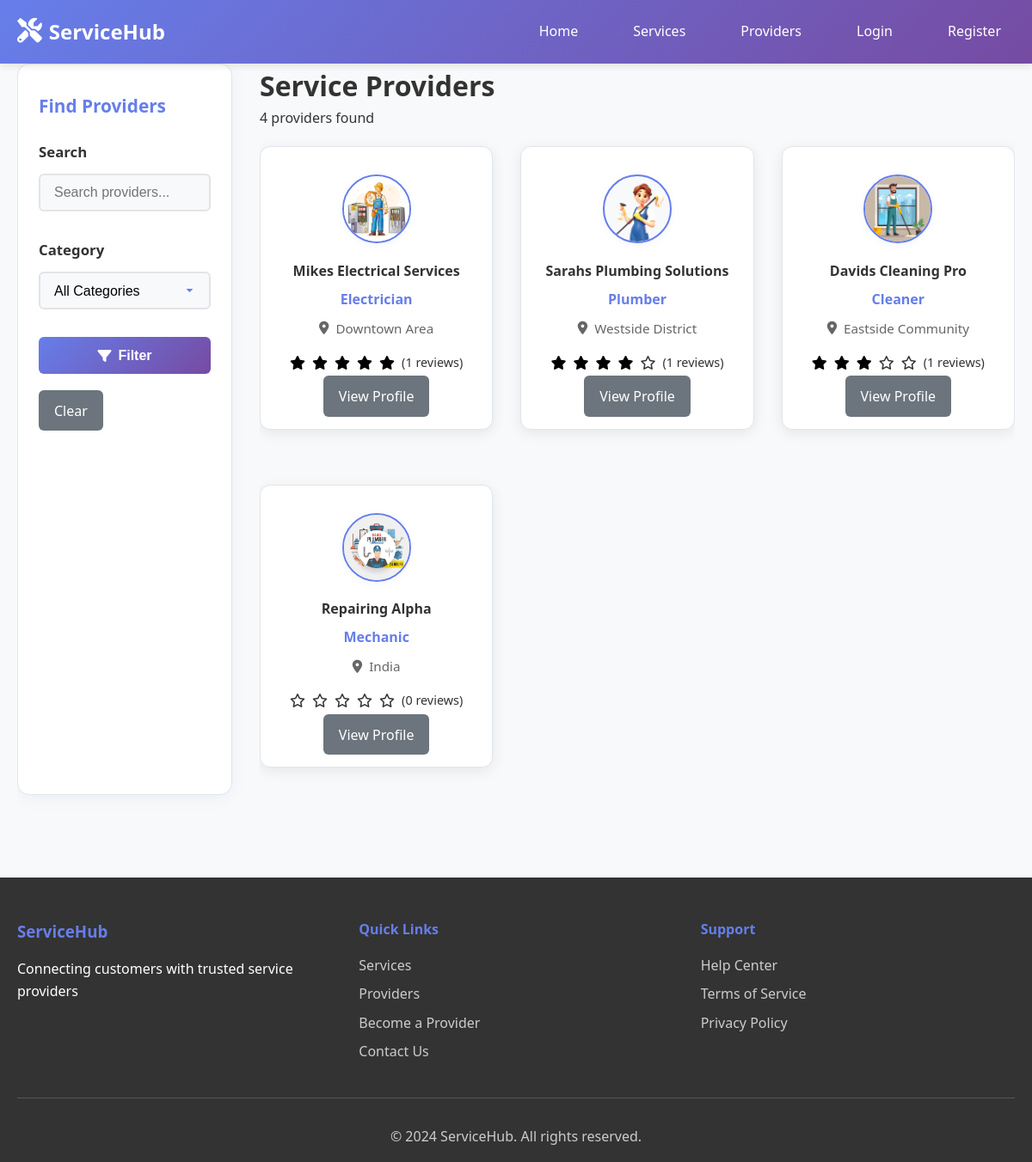
The page /providers.php on the database its author committed.
### tables this page shows
CREATE TABLE `providers` (
  `id` int(11) NOT NULL,
  `user_id` int(11) NOT NULL,
  `business_name` varchar(100) NOT NULL,
  `service_category` enum('electrician','plumber','photographer','cleaner','gardener','painter','carpenter','mechanic','tutor','designer') NOT NULL,
  `description` text DEFAULT NULL,
  `location` varchar(255) NOT NULL,
  `phone` varchar(20) NOT NULL,
  `hourly_rate` decimal(10,2) NOT NULL,
  `kyc_document` varchar(255) DEFAULT NULL,
  `status` enum('pending','approved','rejected') NOT NULL DEFAULT 'pending',
  `rating` decimal(3,2) DEFAULT 0.00,
  `total_reviews` int(11) DEFAULT 0,
  `created_at` timestamp NOT NULL DEFAULT current_timestamp(),
  `updated_at` timestamp NOT NULL DEFAULT current_timestamp() ON UPDATE current_timestamp()
);

CREATE TABLE `users` (
  `id` int(11) NOT NULL,
  `username` varchar(50) NOT NULL,
  `email` varchar(100) NOT NULL,
  `password` varchar(255) NOT NULL,
  `role` enum('admin','provider','customer') NOT NULL DEFAULT 'customer',
  `status` enum('active','inactive','suspended') NOT NULL DEFAULT 'active',
  `profile_image` varchar(255) DEFAULT NULL,
  `phone` varchar(20) DEFAULT NULL,
  `address` text DEFAULT NULL,
  `created_at` timestamp NOT NULL DEFAULT current_timestamp(),
  `updated_at` timestamp NOT NULL DEFAULT current_timestamp() ON UPDATE current_timestamp()
);

### includes/functions.php (called while the page is built, shortened)
<?php
function get_service_categories() {
    return [
        'electrician' => 'Electrician',
        'plumber' => 'Plumber',
        'photographer' => 'Photographer',
        'cleaner' => 'Cleaner',
        'gardener' => 'Gardener',
        'painter' => 'Painter',
        'carpenter' => 'Carpenter',
        'mechanic' => 'Mechanic',
        'tutor' => 'Tutor',
        'designer' => 'Designer'
    ];
}
?>

### providers.php (the view, shortened to what this page needs)
<?php
require_once 'config/database.php';
require_once 'includes/functions.php';
$search = isset($_GET['search']) ? sanitize_input($_GET['search']) : '';
$page = isset($_GET['page']) ? intval($_GET['page']) : 1;
$per_page = 12;
$offset = ($page - 1) * $per_page;
$where_conditions = ["p.status = 'approved'"];
$params = [];
$param_types = '';
$where_clause = implode(' AND ', $where_conditions);
$count_query = "SELECT COUNT(DISTINCT p.id) as total
                FROM providers p
                JOIN users u ON p.user_id = u.id
                WHERE $where_clause";
if (!empty($params)) {
    $count_stmt = mysqli_prepare($conn, $count_query);
    mysqli_stmt_bind_param($count_stmt, $param_types, ...$params);
    mysqli_stmt_execute($count_stmt);
    $count_result = mysqli_stmt_get_result($count_stmt);
} else {
    $count_result = mysqli_query($conn, $count_query);
}
$total_records = mysqli_fetch_assoc($count_result)['total'];
$query = "SELECT p.*, u.profile_image, AVG(r.rating) as avg_rating, COUNT(DISTINCT r.id) as review_count
          FROM providers p
          JOIN users u ON p.user_id = u.id
          LEFT JOIN reviews r ON p.id = r.provider_id AND r.status = 'active'
          WHERE $where_clause
          GROUP BY p.id
          ORDER BY avg_rating DESC, review_count DESC
          LIMIT ? OFFSET ?";
$params[] = $per_page;
$params[] = $offset;
$param_types .= 'ii';
$stmt = mysqli_prepare($conn, $query);
if (!empty($param_types)) {
    mysqli_stmt_bind_param($stmt, $param_types, ...$params);
}
mysqli_stmt_execute($stmt);
$result = mysqli_stmt_get_result($stmt);
$categories = get_service_categories();
?>
<!DOCTYPE html>
<html lang="en">
<head>
    <link rel="stylesheet" href="assets/css/style.css">
    <link href="https://cdnjs.cloudflare.com/ajax/libs/font-awesome/6.0.0/css/all.min.css" rel="stylesheet">
</head>
<body>
    <nav class="navbar">
        <div class="nav-container">
            <div class="nav-logo">
                <a href="index.php">
                    <i class="fas fa-tools"></i>
                    <span>ServiceHub</span>
                </a>
            </div>
            <div class="nav-menu">
                <a href="index.php" class="nav-link">Home</a>
                <a href="services.php" class="nav-link">Services</a>
                <a href="providers.php" class="nav-link active">Providers</a>
                <?php if (isset($_SESSION['user_id'])): ?>
                    <?php if ($_SESSION['role'] === 'admin'): ?>
                        <a href="admin/dashboard.php" class="nav-link">Admin Dashboard</a>
                    <?php elseif ($_SESSION['role'] === 'provider'): ?>
                        <a href="provider/dashboard.php" class="nav-link">Provider Dashboard</a>
                    <?php else: ?>
                        <a href="user/dashboard.php" class="nav-link">My Dashboard</a>
                    <?php endif; ?>
                    <a href="auth/logout.php" class="nav-link">Logout</a>
                <?php else: ?>
                    <a href="auth/login.php" class="nav-link">Login</a>
                    <a href="auth/register.php" class="nav-link">Register</a>
                <?php endif; ?>
            </div>
        </div>
    </nav>
    <div class="container">
        <div class="main-content">
            <div class="filter-sidebar" id="filter-sidebar">
                <div class="filter-header">
                <h3>Find Providers</h3>
                </div>
                <form id="filter-form" method="GET" action="">
                    <div class="filter-group">
                        <h4>Search</h4>
                        <input type="text" name="search" placeholder="Search providers..." value="<?php echo htmlspecialchars($search); ?>">
                    </div>
                    <div class="filter-group">
                        <h4>Category</h4>
                        <select name="category">
                            <option value="">All Categories</option>
                        </select>
                    </div>
                    <button type="submit" class="btn-primary" id="search1-btn" style="width:100%;"><i class="fas fa-filter"></i> Filter</button>
                    <a href="providers.php" class="btn-secondary" style="width:100%;margin-top:0.5rem;text-align:center;">Clear</a>
                </form>
            </div>
            <div class="services-content">
                <div class="services-header">
                    <h1>Service Providers</h1>
                    <p><?php echo $total_records; ?> providers found</p>
                </div>
                <?php if (mysqli_num_rows($result) > 0): ?>
                    <div class="services-grid">
                        <?php while ($provider = mysqli_fetch_assoc($result)): ?>
                            <div class="service-card">
                                <div class="service-image">
                                    <?php
                                    $img_path = 'assets/images/default-avatar.png';
                                    if (!empty($provider['profile_image']) && file_exists('uploads/profiles/' . $provider['profile_image'])) {
                                        $img_path = 'uploads/profiles/' . $provider['profile_image'];
                                    }
                                    ?>
                                    <img src="<?php echo $img_path; ?>" alt="<?php echo htmlspecialchars($provider['business_name']); ?>" class="avatar">
                                </div>
                                <div class="service-info">
                                    <h3><?php echo htmlspecialchars($provider['business_name']); ?></h3>
                                    <p class="category"><?php echo htmlspecialchars($categories[$provider['service_category']] ?? $provider['service_category']); ?></p>
                                    <p class="location"><i class="fas fa-map-marker-alt"></i> <?php echo htmlspecialchars($provider['location']); ?></p>
                                    <div class="rating">
                                        <?php
                                        $rating = round($provider['avg_rating'] ?: 0);
                                        for ($i = 1; $i <= 5; $i++) {
                                            if ($i <= $rating) {
                                                echo '<i class="fas fa-star filled"></i>';
                                            } else {
                                                echo '<i class="far fa-star"></i>';
                                            }
                                        }
                                        ?>
                                        <span>(<?php echo $provider['review_count'] ?: 0; ?> reviews)</span>
                                    </div>
                                    <a href="provider-details.php?id=<?php echo $provider['id']; ?>" class="btn-secondary">View Profile</a>
                                </div>
                            </div>
                        <?php endwhile; ?>
                    </div>
                <?php endif; ?>
            </div>
        </div>
    </div>
    <footer class="footer">
        <div class="container">
            <div class="footer-content">
                <div class="footer-section">
                    <h3>ServiceHub</h3>
                    <p>Connecting customers with trusted service providers</p>
                </div>
                <div class="footer-section">
                    <h4>Quick Links</h4>
                    <ul>
                        <li><a href="services.php">Services</a></li>
                        <li><a href="providers.php">Providers</a></li>
                        <li><a href="auth/register.php">Become a Provider</a></li>
                        <li><a href="contact.php">Contact Us</a></li>
                    </ul>
                </div>
                <div class="footer-section">
                    <h4>Support</h4>
                    <ul>
                        <li><a href="help.php">Help Center</a></li>
                        <li><a href="terms.php">Terms of Service</a></li>
                        <li><a href="privacy.php">Privacy Policy</a></li>
                    </ul>
                </div>
            </div>
            <div class="footer-bottom">
                <p>&copy; 2024 ServiceHub. All rights reserved.</p>
            </div>
        </div>
    </footer>
</body>
</html>

### rows shown on the page
providers: user.profile_image (picture), business_name "Mikes Electrical Services", service_category "Electrician", location "Downtown Area", review_count "1"
providers: user.profile_image (picture), business_name "Sarahs Plumbing Solutions", service_category "Plumber", location "Westside District", review_count "1"
providers: user.profile_image (picture), business_name "Davids Cleaning Pro", service_category "Cleaner", location "Eastside Community", review_count "1"
providers: user.profile_image (picture), business_name "Repairing Alpha", service_category "Mechanic", location "India", review_count "0"

### other values the page prints
$total_records "4"
